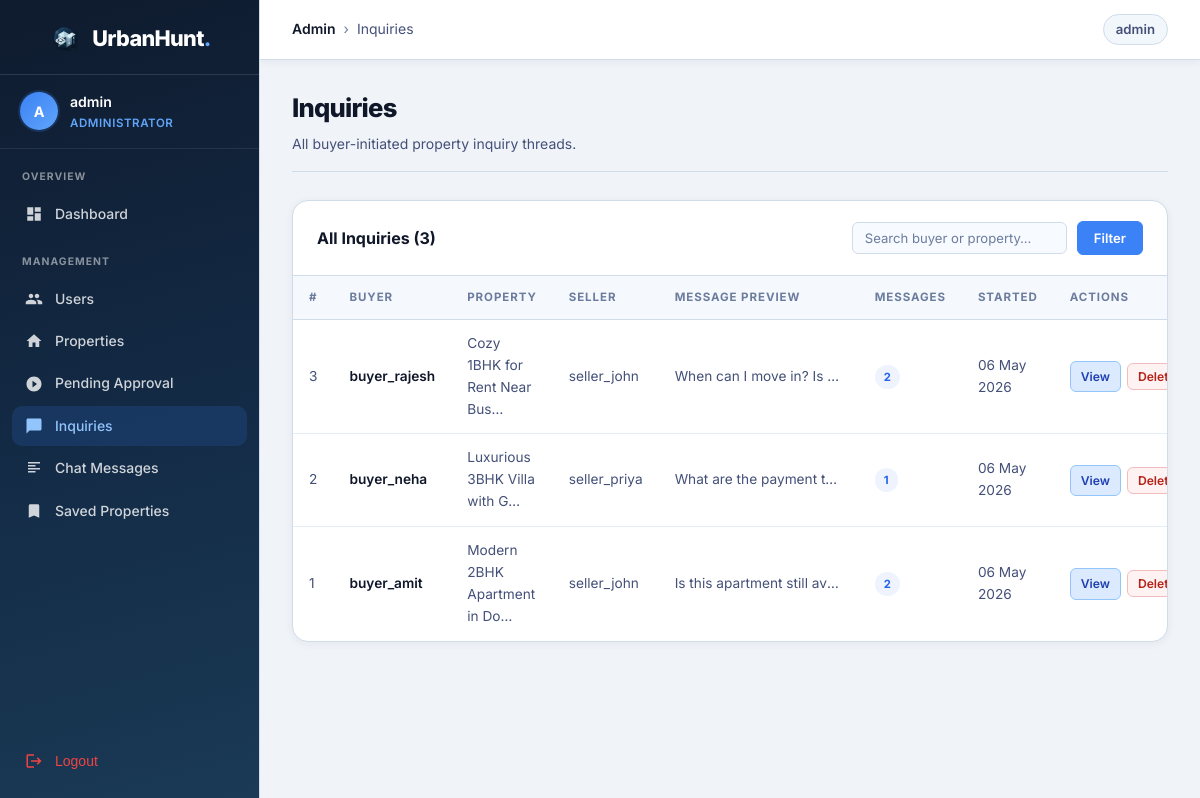
The page /panel/inquiries/ (signed in) on the database as committed earlier.
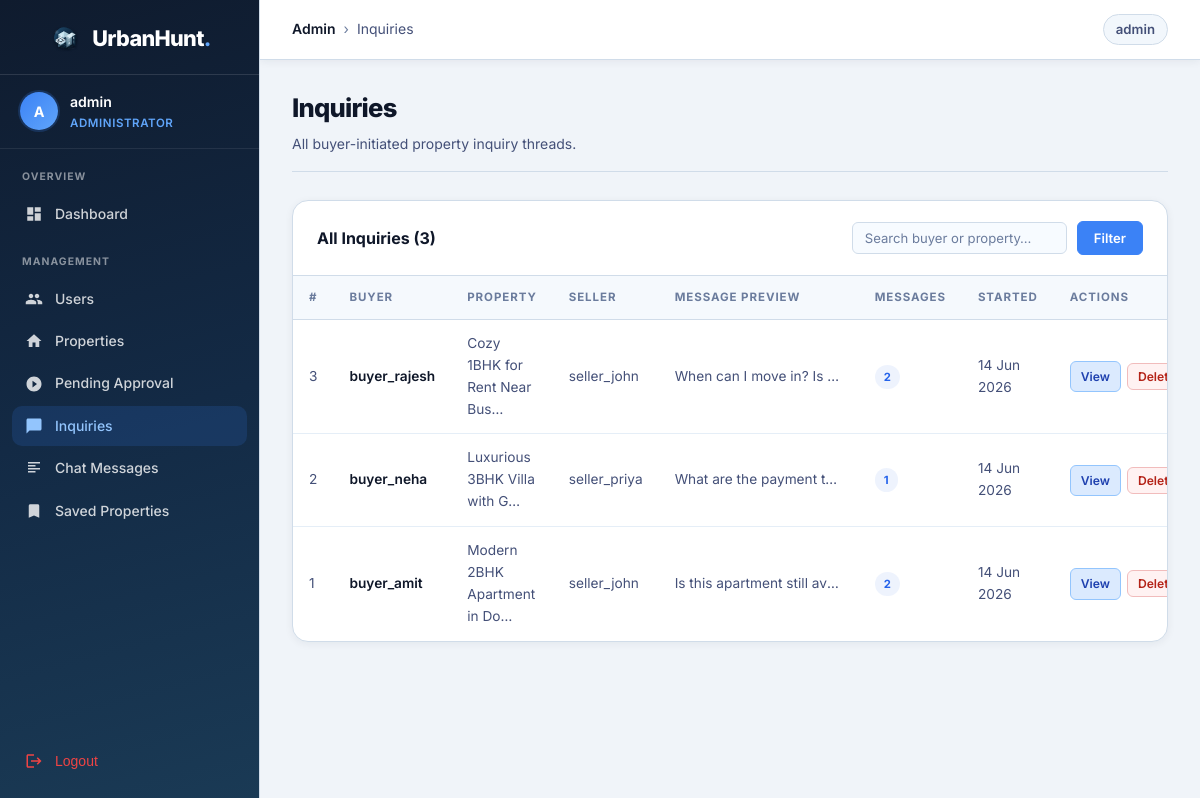
The same page on the database as committed later.
### core/models.py (models this page shows, shortened)
class InquiryChat(models.Model):
	buyer = models.ForeignKey(
		User,
		on_delete=models.CASCADE,
		related_name="inquiries",
		limit_choices_to={"role": User.Role.BUYER},
	)
	property = models.ForeignKey(Property, on_delete=models.CASCADE, related_name="inquiries")
	message = models.TextField()
	created_at = models.DateTimeField(auto_now_add=True)
	class Meta:
		ordering = ["-created_at"]

class User(AbstractUser):
	class Role(models.TextChoices):
		BUYER = "buyer", "Buyer"
		SELLER = "seller", "Seller"
		ADMIN = "admin", "Admin"
	role = models.CharField(max_length=10, choices=Role.choices, default=Role.BUYER)
	mobile_no = models.CharField(
		max_length=15,
		blank=True,
		validators=[RegexValidator(regex=r"^\+?[0-9]{10,15}$", message="Enter a valid mobile number.")],
	)

class Property(models.Model):
	class PropertyType(models.TextChoices):
		RENT = "rent", "Rent"
		SELL = "sell", "Sell"
	class PropertyStatus(models.TextChoices):
		AVAILABLE = "available", "Available"
		SOLD = "sold", "Sold"
		RENTED = "rented", "Rented"
	title = models.CharField(max_length=255)
	description = models.TextField()
	price = models.CharField(
		max_length=50,
		help_text="e.g., 1.3 cr, 25 lakh, 5k, ₹2500000"
	)
	location = models.CharField(max_length=255)
	property_type = models.CharField(max_length=10, choices=PropertyType.choices)
	amenities = models.TextField(blank=True)
	image = models.FileField(upload_to="properties/images/")
	documents = models.FileField(upload_to="properties/documents/", blank=True, null=True)
	seller = models.ForeignKey(
		User,
		on_delete=models.CASCADE,
		related_name="properties",
		limit_choices_to={"role": User.Role.SELLER},
	)
	is_verified = models.BooleanField(default=False)
	status = models.CharField(
		max_length=10,
		choices=PropertyStatus.choices,
		default=PropertyStatus.AVAILABLE,
	)
	created_at = models.DateTimeField(auto_now_add=True)
	updated_at = models.DateTimeField(auto_now=True)

### core/views.py (the view)
# urls.py: path("panel/inquiries/", views.admin_inquiries, name="admin_inquiries"),
@login_required
def admin_inquiries(request):
	guard = _require_admin(request)
	if guard:
		return guard
	qs = InquiryChat.objects.select_related("buyer", "property", "property__seller").annotate(
		msg_count=Count("messages")
	).order_by("-created_at")
	q = request.GET.get("q", "").strip()
	if q:
		qs = qs.filter(
			Q(buyer__username__icontains=q) |
			Q(property__title__icontains=q) |
			Q(message__icontains=q)
		)
	return render(request, "admin_panel/inquiries.html", {
		"page_obj": _paginate(qs, request),
		"admin_stats": _admin_stats(),
	})

### core/context_processors.py (called while the page is built, shortened)
def chat_notifications(request):
	user = request.user
	if not user.is_authenticated or user.is_superuser or user.role == User.Role.ADMIN:
		return {"chat_notifications": {"unread_count": 0, "items": []}}

### core/views.py (called while the page is built)
def _require_admin(request):
	if not request.user.is_authenticated:
		return redirect(f"/login/?next={request.path}")
	if not (request.user.is_superuser or request.user.role == User.Role.ADMIN):
		return redirect("core:home")
	return None

def _paginate(qs, request, per_page=25):
	paginator = Paginator(qs, per_page)
	page_number = request.GET.get("page", 1)
	return paginator.get_page(page_number)

def _admin_stats():
	return {
		"total_users": User.objects.count(),
		"buyers": User.objects.filter(role=User.Role.BUYER).count(),
		"sellers": User.objects.filter(role=User.Role.SELLER).count(),
		"verified_properties": Property.objects.filter(is_verified=True).count(),
		"pending_properties": Property.objects.filter(is_verified=False).count(),
		"total_inquiries": InquiryChat.objects.count(),
		"total_messages": ChatMessage.objects.count(),
		"saved_properties": SavedProperty.objects.filter(buyer__role=User.Role.BUYER).count(),
	}

### core/templates/admin_panel/inquiries.html (shortened to what this page needs)
{% extends "admin_panel/base.html" %}
{% block breadcrumb %}<span class="breadcrumb-sep">›</span><span>Inquiries</span>{% endblock %}
{% block content %}
<div class="page-header">
  <div>
    <h1 class="page-title">Inquiries</h1>
    <p class="page-subtitle">All buyer-initiated property inquiry threads.</p>
  </div>
</div>
<div class="table-card">
  <div class="table-card-header">
    <span class="table-card-title">All Inquiries ({{ page_obj.paginator.count }})</span>
    <form class="table-filter-form" method="get">
      <input class="filter-input" type="text" name="q" value="{{ request.GET.q|default:'' }}" placeholder="Search buyer or property…" id="inq-search" />
      <button type="submit" class="btn btn--primary" id="inq-filter-btn">Filter</button>
    </form>
  </div>
  <div class="table-wrapper">
    <table class="admin-table">
      <thead>
        <tr>
          <th>#</th>
          <th>Buyer</th>
          <th>Property</th>
          <th>Seller</th>
          <th>Message Preview</th>
          <th>Messages</th>
          <th>Started</th>
          <th>Actions</th>
        </tr>
      </thead>
      <tbody>
        {% for inq in page_obj %}
        <tr id="row-inq-{{ inq.id }}">
          <td>{{ inq.id }}</td>
          <td><strong>{{ inq.buyer.username }}</strong></td>
          <td>{{ inq.property.title|truncatechars:28 }}</td>
          <td>{{ inq.property.seller.username }}</td>
          <td style="max-width:200px;white-space:nowrap;overflow:hidden;text-overflow:ellipsis;">{{ inq.message|truncatechars:60 }}</td>
          <td>
            <span class="badge badge--blue">{{ inq.msg_count }}</span>
          </td>
          <td>{{ inq.created_at|date:"d M Y" }}</td>
          <td>
            <div class="table-actions">
              <a href="{% url 'core:admin_inquiry_detail' inq.pk %}" class="btn btn--view btn--sm" id="view-inq-{{ inq.id }}">View</a>
              <button type="button" class="btn btn--delete btn--sm admin-delete-btn" data-url="{% url 'core:admin_inquiry_delete' inq.id %}" data-row="row-inq-{{ inq.id }}">Delete</button>
            </div>
          </td>
        </tr>
        {% empty %}
        <tr><td colspan="8" class="table-empty">No inquiries found.</td></tr>
        {% endfor %}
      </tbody>
    </table>
  </div>
</div>
{% endblock %}

Rows that differ between the two databases and show on the page:
changed InquiryChat "buyer_rajesh": created_at "06 May 2026" → "14 Jun 2026"
changed InquiryChat "buyer_neha": created_at "06 May 2026" → "14 Jun 2026"
changed InquiryChat "buyer_amit": created_at "06 May 2026" → "14 Jun 2026"
